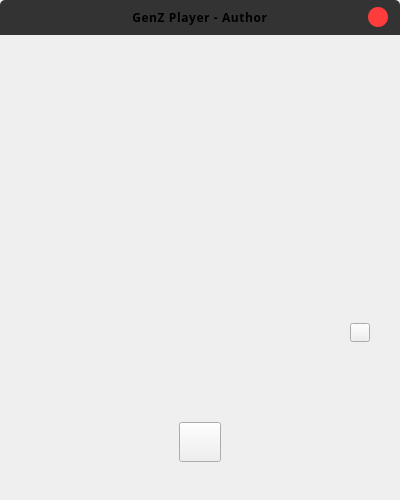
<?xml version="1.0" encoding="UTF-8"?>
<ui version="4.0">
 <class>Author</class>
 <widget class="QWidget" name="Author">
  <property name="geometry">
   <rect>
    <x>0</x>
    <y>0</y>
    <width>400</width>
    <height>500</height>
   </rect>
  </property>
  <property name="minimumSize">
   <size>
    <width>400</width>
    <height>500</height>
   </size>
  </property>
  <property name="maximumSize">
   <size>
    <width>400</width>
    <height>500</height>
   </size>
  </property>
  <property name="font">
   <font>
    <family>Poppins</family>
    <pointsize>12</pointsize>
   </font>
  </property>
  <property name="windowTitle">
   <string/>
  </property>
  <property name="styleSheet">
   <string notr="true">* {
    font-family: 'Poppins';
    letter-spacing: 0.6px;
}

#Author {
    background: url(:/img/img/author_bg.png) no-repeat;
}

#headerWidget {
    background-color: #333333;
}

#headerWidget {
    border-top-left-radius: 5px;
    border-top-right-radius: 5px;
}

#headingLabel {
    font-size: 12px;
    font-weight: 700;
}

#exitBtn {
    border: 0;
    border-radius: 10px;
    background-color: #FF3C3C;
}

#exitBtn:hover {
    background-color: #FF5757;
}

#copyEmailBtn {
    border-image: url(:/icon/img/copy.png) no-repeat;
}

#githubBtn {
    border-image: url(:/icon/img/github.png);
}

#copyEmailBtn:hover {
    border-image: url(:/icon/img/copy_hover.png) no-repeat;
}

#githubBtn:hover {
    border-image: url(:/icon/img/github_hover.png);
}</string>
  </property>
  <widget class="QWidget" name="headerWidget" native="true">
   <property name="geometry">
    <rect>
     <x>0</x>
     <y>0</y>
     <width>400</width>
     <height>35</height>
    </rect>
   </property>
   <property name="minimumSize">
    <size>
     <width>400</width>
     <height>35</height>
    </size>
   </property>
   <property name="maximumSize">
    <size>
     <width>400</width>
     <height>35</height>
    </size>
   </property>
   <layout class="QHBoxLayout" name="horizontalLayout_6">
    <property name="leftMargin">
     <number>12</number>
    </property>
    <property name="topMargin">
     <number>0</number>
    </property>
    <property name="rightMargin">
     <number>12</number>
    </property>
    <property name="bottomMargin">
     <number>0</number>
    </property>
    <item>
     <widget class="QLabel" name="logoLabel">
      <property name="minimumSize">
       <size>
        <width>20</width>
        <height>21</height>
       </size>
      </property>
      <property name="maximumSize">
       <size>
        <width>20</width>
        <height>21</height>
       </size>
      </property>
      <property name="text">
       <string/>
      </property>
      <property name="pixmap">
       <pixmap resource="../resources.qrc">:/icon/img/logo.png</pixmap>
      </property>
     </widget>
    </item>
    <item>
     <widget class="QLabel" name="headingLabel">
      <property name="font">
       <font>
        <family>Poppins</family>
        <pointsize>-1</pointsize>
        <weight>88</weight>
        <bold>true</bold>
       </font>
      </property>
      <property name="text">
       <string>GenZ Player - Author</string>
      </property>
      <property name="alignment">
       <set>Qt::AlignCenter</set>
      </property>
     </widget>
    </item>
    <item>
     <widget class="QPushButton" name="exitBtn">
      <property name="minimumSize">
       <size>
        <width>20</width>
        <height>20</height>
       </size>
      </property>
      <property name="maximumSize">
       <size>
        <width>20</width>
        <height>20</height>
       </size>
      </property>
      <property name="text">
       <string/>
      </property>
      <property name="icon">
       <iconset resource="../resources.qrc">
        <normaloff>:/icon/img/exit.png</normaloff>:/icon/img/exit.png</iconset>
      </property>
      <property name="iconSize">
       <size>
        <width>14</width>
        <height>14</height>
       </size>
      </property>
     </widget>
    </item>
   </layout>
  </widget>
  <widget class="QPushButton" name="githubBtn">
   <property name="geometry">
    <rect>
     <x>179</x>
     <y>422</y>
     <width>42</width>
     <height>40</height>
    </rect>
   </property>
   <property name="styleSheet">
    <string notr="true"/>
   </property>
   <property name="text">
    <string/>
   </property>
  </widget>
  <widget class="QPushButton" name="copyEmailBtn">
   <property name="geometry">
    <rect>
     <x>350</x>
     <y>323</y>
     <width>20</width>
     <height>19</height>
    </rect>
   </property>
   <property name="styleSheet">
    <string notr="true"/>
   </property>
   <property name="text">
    <string/>
   </property>
  </widget>
 </widget>
 <resources>
  <include location="../resources.qrc"/>
 </resources>
 <connections/>
</ui>
